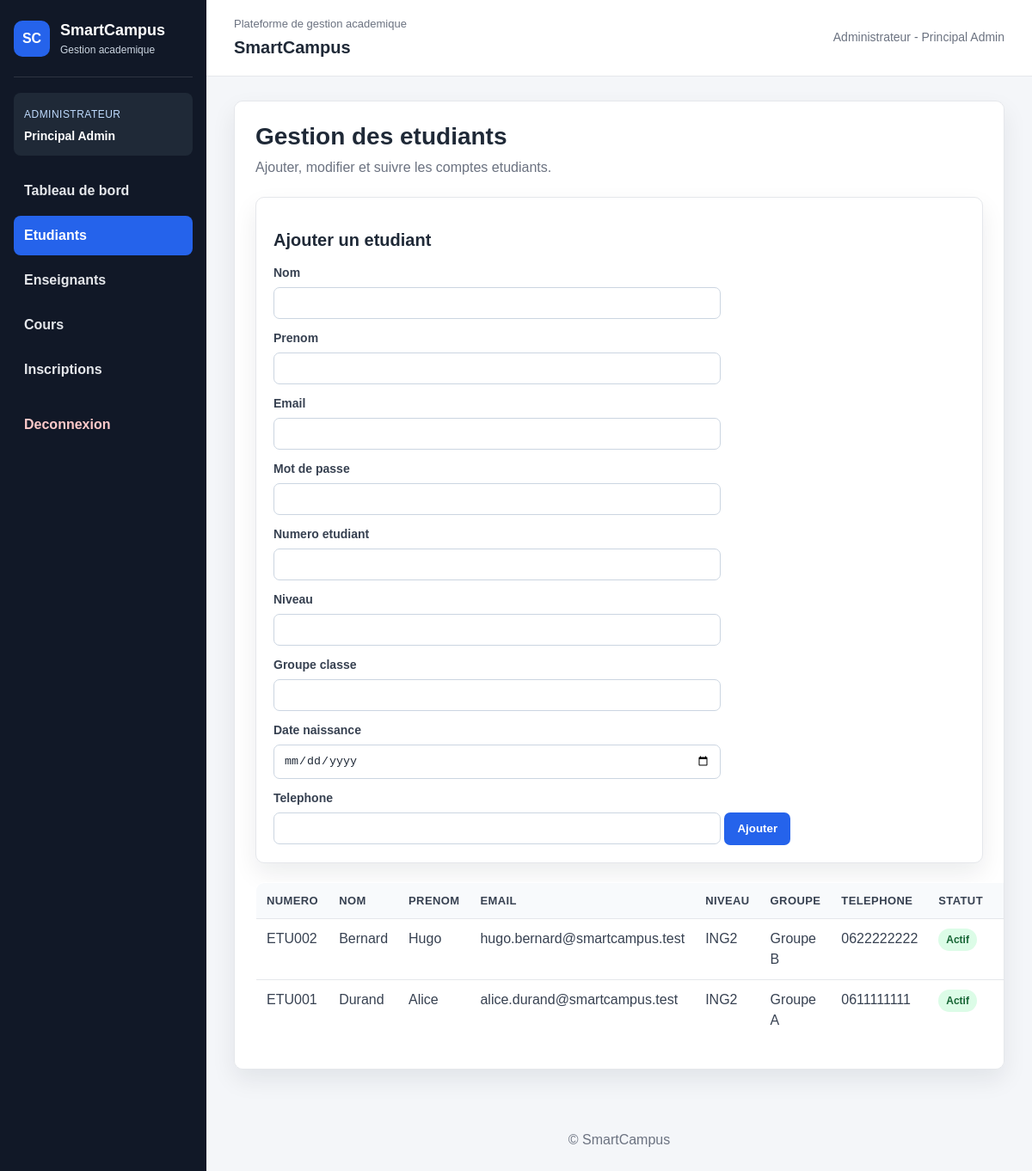
/admin/etudiants.php (signed in), run on an earlier commit of the app's database.
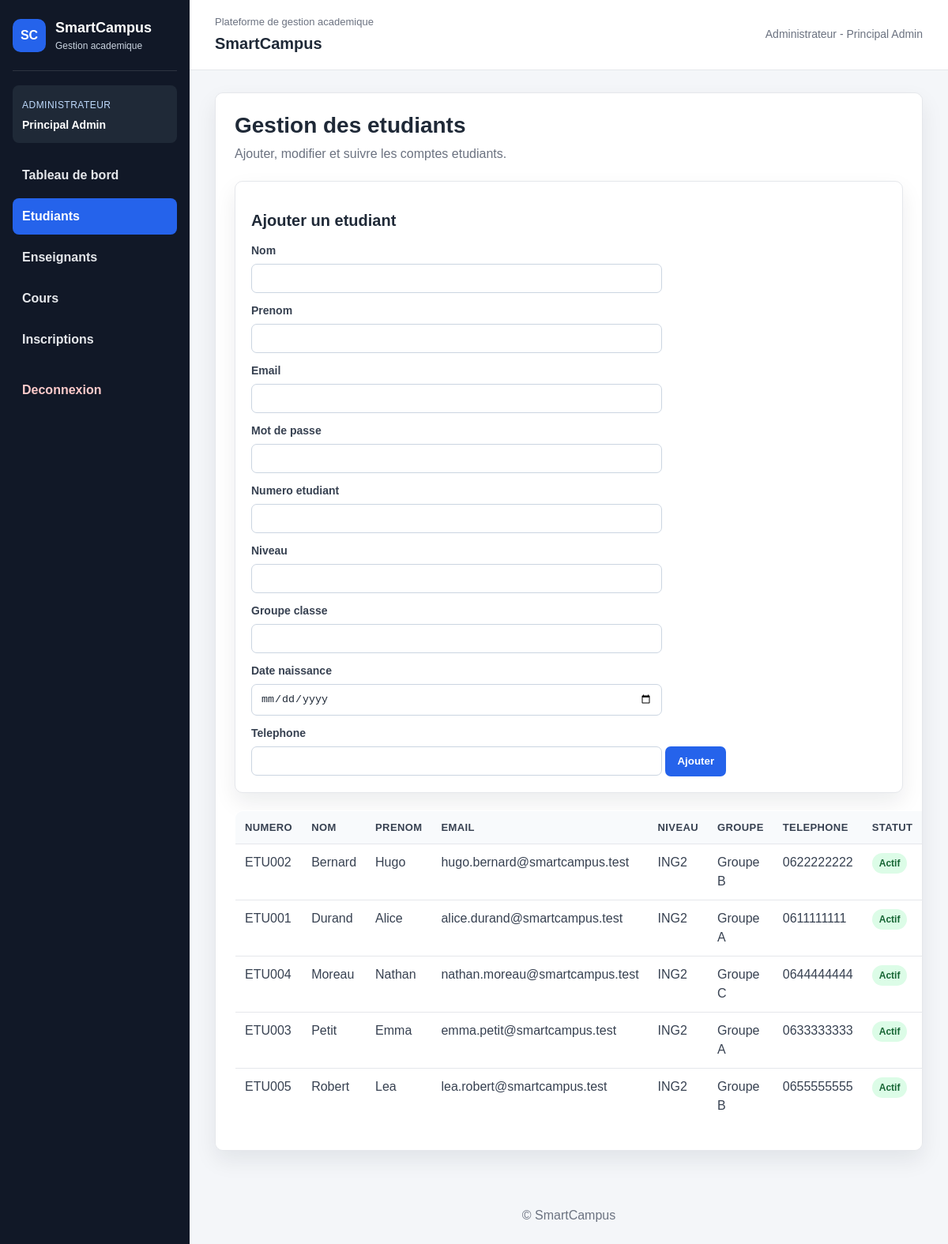
And on a later commit of the database.
### tables this page shows
CREATE TABLE etudiant (
    id_etudiant INT AUTO_INCREMENT PRIMARY KEY,
    numero_etudiant VARCHAR(50) NOT NULL,
    niveau VARCHAR(50) NOT NULL,
    groupe_classe VARCHAR(50) NOT NULL,
    date_naissance DATE,
    telephone VARCHAR(30),
    id_user INT NOT NULL,
    UNIQUE (numero_etudiant),
    CONSTRAINT fk_etudiant_utilisateur
        FOREIGN KEY (id_user) REFERENCES utilisateur(id_user)
);

CREATE TABLE utilisateur (
    id_user INT AUTO_INCREMENT PRIMARY KEY,
    nom VARCHAR(100) NOT NULL,
    prenom VARCHAR(100) NOT NULL,
    email VARCHAR(150) NOT NULL,
    mot_de_passe VARCHAR(255) NOT NULL,
    role ENUM('administrateur','enseignant','etudiant') NOT NULL,
    date_creation TIMESTAMP DEFAULT CURRENT_TIMESTAMP,
    actif TINYINT(1) DEFAULT 1,
    UNIQUE (email)
);

### admin/etudiants.php (the view, shortened to what this page needs)
<?php
require_once __DIR__ . '/../config/db.php';
$resultat = mysqli_query(
    $conn,
    "SELECT e.id_etudiant, e.numero_etudiant, e.niveau, e.groupe_classe, e.date_naissance, e.telephone,
            u.nom, u.prenom, u.email, u.actif
     FROM etudiant e
     INNER JOIN utilisateur u ON e.id_user = u.id_user
     ORDER BY u.nom, u.prenom"
);
include __DIR__ . '/../includes/header.php';
?>
<section class="container">
    <h1>Gestion des etudiants</h1>
    <p class="page-subtitle">Ajouter, modifier et suivre les comptes etudiants.</p>
    <section class="form-card">
        <h2>Ajouter un etudiant</h2>
        <form method="post" action="etudiants.php">
            <label>Nom</label><input type="text" name="nom" required>
            <label>Prenom</label><input type="text" name="prenom" required>
            <label>Email</label><input type="email" name="email" required>
            <label>Mot de passe</label><input type="password" name="mot_de_passe" required>
            <label>Numero etudiant</label><input type="text" name="numero_etudiant" required>
            <label>Niveau</label><input type="text" name="niveau" required>
            <label>Groupe classe</label><input type="text" name="groupe_classe" required>
            <label>Date naissance</label><input type="date" name="date_naissance">
            <label>Telephone</label><input type="text" name="telephone">
            <button type="submit" name="ajouter_etudiant">Ajouter</button>
        </form>
    </section>
    <table>
        <thead><tr><th>Numero</th><th>Nom</th><th>Prenom</th><th>Email</th><th>Niveau</th><th>Groupe</th><th>Telephone</th><th>Statut</th><th>Actions</th></tr></thead>
        <tbody>
            <?php if ($resultat && mysqli_num_rows($resultat) > 0): ?>
                <?php while ($etudiant = mysqli_fetch_assoc($resultat)): ?>
                    <tr>
                        <td><?php echo htmlspecialchars($etudiant['numero_etudiant']); ?></td>
                        <td><?php echo htmlspecialchars($etudiant['nom']); ?></td>
                        <td><?php echo htmlspecialchars($etudiant['prenom']); ?></td>
                        <td><?php echo htmlspecialchars($etudiant['email']); ?></td>
                        <td><?php echo htmlspecialchars($etudiant['niveau']); ?></td>
                        <td><?php echo htmlspecialchars($etudiant['groupe_classe']); ?></td>
                        <td><?php echo htmlspecialchars($etudiant['telephone']); ?></td>
                        <td>
                            <span class="badge <?php echo $etudiant['actif'] ? 'badge-success' : 'badge-muted'; ?>">
                                <?php echo $etudiant['actif'] ? 'Actif' : 'Desactive'; ?>
                            </span>
                        </td>
                        <td>
                        </td>
                    </tr>
                <?php endwhile; ?>
            <?php else: ?>
                <tr><td colspan="9">Aucun etudiant trouve.</td></tr>
            <?php endif; ?>
        </tbody>
    </table>
</section>
<?php include __DIR__ . '/../includes/footer.php'; ?>

### includes/header.php (shortened to what this page needs)
<?php
$role = $_SESSION['role'] ?? '';
$nom = $_SESSION['nom'] ?? '';
$prenom = $_SESSION['prenom'] ?? '';
$page_courante = $_SERVER['SCRIPT_NAME'] ?? '';
$libelle_role = [
    'admin' => 'Administrateur',
    'enseignant' => 'Enseignant',
    'etudiant' => 'Etudiant'
][$role] ?? '';
function lien_actif($page_courante, $lien)
{
    return $page_courante === $lien ? ' class="active"' : '';
}
$nom_complet = trim($prenom . ' ' . $nom);
?>
<!DOCTYPE html>
<html lang="fr">
<head>
    <link rel="stylesheet" href="/SmartCampus/assets/css/style.css">
</head>
<body class="<?php echo $role === '' ? 'guest-page' : 'app-page'; ?>">
    <div class="app-layout">
        <aside class="sidebar">
            <div class="sidebar-brand">
                <span class="brand-mark">SC</span>
                <div>
                    <strong>SmartCampus</strong>
                    <span>Gestion academique</span>
                </div>
            </div>
            <?php if ($role !== '') { ?>
                <div class="sidebar-user">
                    <span class="user-role"><?php echo htmlspecialchars($libelle_role); ?></span>
                    <?php if ($nom_complet !== '') { ?>
                        <strong><?php echo htmlspecialchars($nom_complet); ?></strong>
                    <?php } ?>
                </div>
            <?php } ?>
            <nav class="sidebar-nav">
                <?php if ($role === '') { ?>
                    <a href="/SmartCampus/public/login.php"<?php echo lien_actif($page_courante, '/SmartCampus/public/login.php'); ?>>Connexion</a>
                <?php } elseif ($role === 'admin') { ?>
                    <a href="/SmartCampus/admin/dashboard.php"<?php echo lien_actif($page_courante, '/SmartCampus/admin/dashboard.php'); ?>>Tableau de bord</a>
                    <a href="/SmartCampus/admin/etudiants.php"<?php echo lien_actif($page_courante, '/SmartCampus/admin/etudiants.php'); ?>>Etudiants</a>
                    <a href="/SmartCampus/admin/enseignants.php"<?php echo lien_actif($page_courante, '/SmartCampus/admin/enseignants.php'); ?>>Enseignants</a>
                    <a href="/SmartCampus/admin/cours.php"<?php echo lien_actif($page_courante, '/SmartCampus/admin/cours.php'); ?>>Cours</a>
                    <a href="/SmartCampus/admin/inscriptions.php"<?php echo lien_actif($page_courante, '/SmartCampus/admin/inscriptions.php'); ?>>Inscriptions</a>
                    <a class="logout-link" href="/SmartCampus/public/logout.php">Deconnexion</a>
                <?php } ?>
            </nav>
        </aside>
        <div class="main-content">
            <header class="topbar">
                <div>
                    <p class="topbar-kicker">Plateforme de gestion academique</p>
                    <strong>SmartCampus</strong>
                </div>
                <?php if ($role !== '') { ?>
                    <p class="user-context">
                        <?php echo htmlspecialchars($libelle_role); ?>
                        <?php if ($nom_complet !== '') { ?>
                            - <?php echo htmlspecialchars($nom_complet); ?>
                        <?php } ?>
                    </p>
                <?php } ?>
            </header>
            <main>

### includes/footer.php (shortened to what this page needs)
            </main>
            <footer>
                <p>&copy; SmartCampus</p>
            </footer>
        </div>
    </div>
</body>
</html>

### assets/css/style.css (style rules this page uses)
* { box-sizing: border-box; }
:root { --bg: #f4f6f9; --panel: #ffffff; --sidebar: #111827; --sidebar-soft: #1f2937; --text: #1f2937; --muted: #6b7280; --border: #e5e7eb; --primary: #2563eb; --primary-dark: #1d4ed8; --success: #16a34a; --warning: #f59e0b; --danger: #dc2626; --shadow: 0 12px 28px rgba(15, 23, 42, 0.08); }
body { margin: 0; font-family: Arial, Helvetica, sans-serif; background: var(--bg); color: var(--text); line-height: 1.5; }
a { color: var(--primary); }
.app-layout { min-height: 100vh; display: grid; grid-template-columns: 240px 1fr; }
.sidebar { position: sticky; top: 0; min-height: 100vh; padding: 22px 16px; background: var(--sidebar); color: #ffffff; }
.sidebar-brand { display: flex; align-items: center; gap: 12px; padding-bottom: 22px; border-bottom: 1px solid rgba(255, 255, 255, 0.12); }
.brand-mark { width: 42px; height: 42px; display: inline-flex; align-items: center; justify-content: center; border-radius: 10px; background: var(--primary); color: #ffffff; font-weight: bold; }
.sidebar-brand strong { display: block; font-size: 18px; }
.sidebar-brand span:last-child { display: block; color: #cbd5e1; font-size: 12px; }
.sidebar-user { margin: 18px 0; padding: 12px; border-radius: 8px; background: var(--sidebar-soft); }
.sidebar-user strong { display: block; margin-top: 4px; font-size: 14px; }
.user-role { color: #bfdbfe; font-size: 12px; text-transform: uppercase; letter-spacing: 0.04em; }
.sidebar-nav { display: flex; flex-direction: column; gap: 6px; margin-top: 10px; }
.sidebar-nav a { display: block; padding: 11px 12px; border-radius: 8px; color: #e5e7eb; text-decoration: none; font-weight: bold; }
.sidebar-nav a:hover, .sidebar-nav a.active { background: var(--primary); color: #ffffff; }
.sidebar-nav .logout-link { margin-top: 12px; color: #fecaca; }
.main-content { min-width: 0; display: flex; flex-direction: column; }
.topbar { min-height: 72px; padding: 18px 32px; background: var(--panel); border-bottom: 1px solid var(--border); display: flex; align-items: center; justify-content: space-between; gap: 18px; }
.topbar strong { font-size: 20px; }
.topbar-kicker { margin: 0 0 2px; color: var(--muted); font-size: 13px; }
.user-context { margin: 0; color: var(--muted); font-size: 14px; }
main { width: 100%; max-width: 1220px; margin: 0 auto; padding: 28px 32px 36px; }
.container, .section-card, .form-card { background: var(--panel); border: 1px solid var(--border); border-radius: 10px; box-shadow: var(--shadow); }
.container { padding: 24px; overflow-x: auto; }
h1, h2, h3 { color: var(--text); line-height: 1.2; }
h1 { margin: 0 0 8px; font-size: 28px; }
h2 { font-size: 20px; }
.page-subtitle { margin: 0 0 22px; color: var(--muted); }
.form-card { padding: 20px; margin-bottom: 22px; }
label { display: block; margin: 12px 0 6px; color: #374151; font-weight: bold; font-size: 14px; }
input, select, textarea { width: 100%; max-width: 520px; padding: 10px 11px; border: 1px solid #cbd5e1; border-radius: 7px; background: #ffffff; color: var(--text); }
button, .button, .btn { display: inline-flex; align-items: center; justify-content: center; min-height: 38px; padding: 9px 14px; border: 1px solid transparent; border-radius: 7px; background: var(--primary); color: #ffffff; text-decoration: none; font-weight: bold; cursor: pointer; }
.table-responsive, .container { overflow-x: auto; }
table { width: 100%; min-width: 760px; border-collapse: collapse; margin: 18px 0 8px; background: #ffffff; border: 1px solid var(--border); border-radius: 10px; overflow: hidden; }
th, td { padding: 11px 12px; border-bottom: 1px solid var(--border); text-align: left; vertical-align: top; }
th { background: #f8fafc; color: #374151; font-size: 13px; text-transform: uppercase; letter-spacing: 0.03em; }
td { color: #374151; }
tr:last-child td { border-bottom: 0; }
.badge { display: inline-flex; align-items: center; justify-content: center; padding: 4px 9px; border-radius: 999px; font-size: 12px; font-weight: bold; white-space: nowrap; }
.badge-success { color: #166534; background: #dcfce7; }
footer { padding: 18px 32px; color: var(--muted); text-align: center; }
.actions-cell, td:last-child { white-space: nowrap; }

What changed in the data, as far as the page shows it:
added etudiant: numero_etudiant "ETU004", id_user.nom "Moreau", id_user.prenom "Nathan", id_user.email "nathan.moreau@smartcampus.test", niveau "ING2", groupe_classe "Groupe C", telephone "0644444444"
added etudiant: numero_etudiant "ETU003", id_user.nom "Petit", id_user.prenom "Emma", id_user.email "emma.petit@smartcampus.test", niveau "ING2", groupe_classe "Groupe A", telephone "0633333333"
added etudiant: numero_etudiant "ETU005", id_user.nom "Robert", id_user.prenom "Lea", id_user.email "lea.robert@smartcampus.test", niveau "ING2", groupe_classe "Groupe B", telephone "0655555555"
